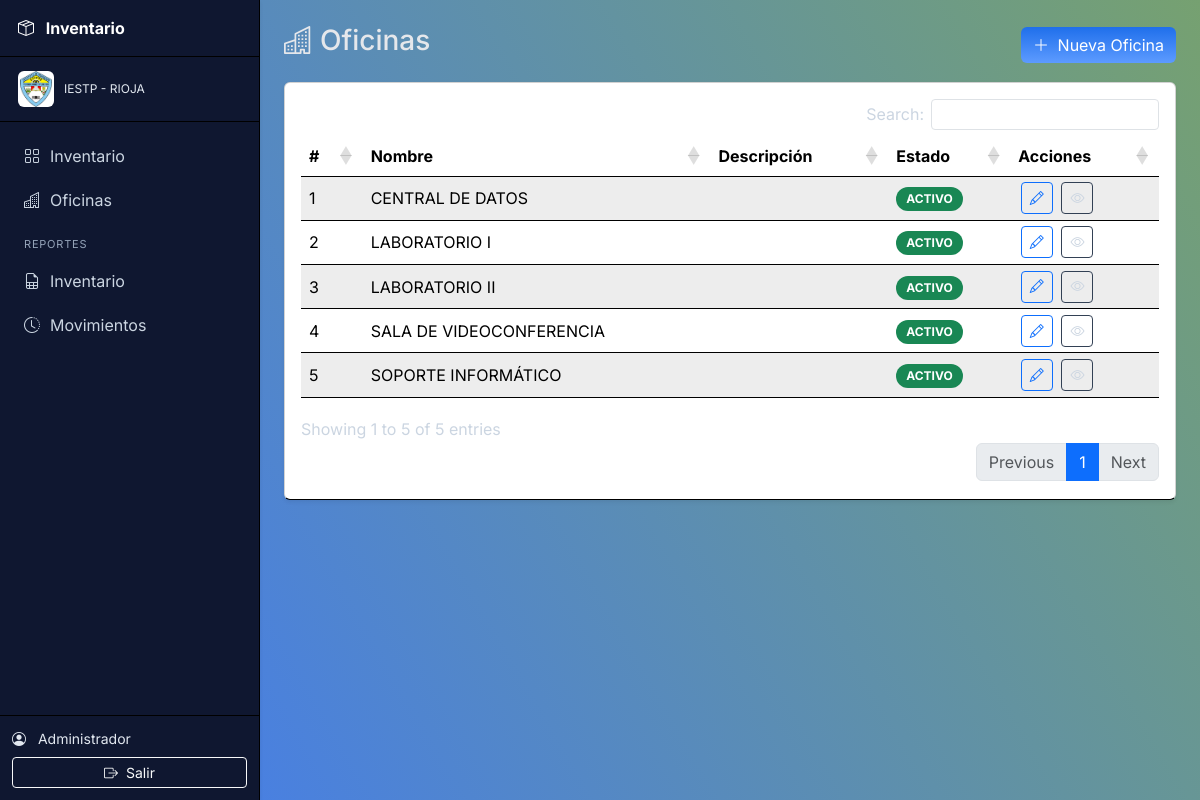
The app's page /inventory-mvc/public/?controller=office&action=index (signed in) with its own data.
### tables this page shows
CREATE TABLE IF NOT EXISTS `oficinas` (
  `id` int(11) NOT NULL AUTO_INCREMENT,
  `nombre` varchar(100) NOT NULL,
  `descripcion` text DEFAULT NULL,
  `estado` tinyint(1) NOT NULL DEFAULT 1,
  `created_at` timestamp NOT NULL DEFAULT current_timestamp(),
  PRIMARY KEY (`id`)
);

### app/core/Controller.php (called while the page is built, shortened)
<?php
class Controller {
  protected function render($view, $data = []) {
    extract($data);
    $base = (require __DIR__.'/../config/config.php')['app']['base_url'];
    include __DIR__ . '/../views/layout/header.php';
    include __DIR__ . '/../views/' . $view . '.php';
    include __DIR__ . '/../views/layout/footer.php';
  }
}

### app/controllers/OfficeController.php (called while the page is built, shortened)
<?php
require_once __DIR__ . '/../core/Controller.php';
require_once __DIR__ . '/../models/Office.php';
class OfficeController extends Controller {
  public function index() {
    $of = new Office();
    $oficinas = $of->all();
    $this->render('office/index', ['oficinas' => $oficinas, 'csrf' => $this->csrfToken()]);
  }
}

### app/core/App.php (called while the page is built, shortened)
<?php
class App {
  public function run() {
    $action = $_GET['action'] ?? 'index';
    $obj = new $controllerClass();
    $obj->$action();
  }
}

### public/index.php (called while the page is built)
<?php
require_once __DIR__ . '/../app/core/App.php';
require_once __DIR__ . '/../app/core/Controller.php';
require_once __DIR__ . '/../app/core/Database.php';
$app = new App();
$app->run();

### app/config/config.php (called while the page is built)
<?php
return [
  'db' => [
    'host' => 'localhost',
    'port' => '3306',
    'name' => 'inventory_mvc',
    'user' => 'root',
    'pass' => '',
    'charset' => 'utf8mb4',
  ],
  'app' => [
    'base_url' => '/inventory-mvc/public',
  ],
  'company' => [
  'name' => 'IESTP - RIOJA',
  'logo' => '/inventory-mvc/public/assets/img/logo.png',
]
];

### app/core/Database.php (called while the page is built)
<?php
class Database {
  private static $instance = null;
  private $pdo;
  private function __construct($config) {
    $dsn = "mysql:host={$config['host']};port={$config['port']};dbname={$config['name']};charset={$config['charset']}";
    $options = [
      PDO::ATTR_ERRMODE => PDO::ERRMODE_EXCEPTION,
      PDO::ATTR_DEFAULT_FETCH_MODE => PDO::FETCH_ASSOC,
    ];
    $this->pdo = new PDO($dsn, $config['user'], $config['pass'], $options);
  }
  public static function getInstance() {
    if (self::$instance === null) {
      $cfg = require __DIR__ . '/../config/config.php';
      self::$instance = new Database($cfg['db']);
    }
    return self::$instance;
  }
  public function pdo() {
    return $this->pdo;
  }
}

### app/models/Office.php (called while the page is built, shortened)
<?php
require_once __DIR__ . '/../core/Database.php';
class Office {
  private $db;
  public function __construct() {
    $this->db = Database::getInstance()->pdo();
  }
  public function all() {
    $st = $this->db->query('SELECT * FROM oficinas ORDER BY nombre');
    return $st->fetchAll();
  }
}

### app/views/office/index.php (the view, shortened to what this page needs)
<?php
$cfg  = require __DIR__ . '/../../config/config.php';
$base = $cfg['app']['base_url'];
?>
<div class="d-flex justify-content-between align-items-center mb-3">
  <h3><i class="bi bi-buildings me-2"></i>Oficinas</h3>
  <button class="btn btn-primary" data-bs-toggle="modal" data-bs-target="#officeModal">
    <i class="bi bi-plus-lg me-1"></i> Nueva Oficina
  </button>
</div>
<div class="card p-3 shadow-sm">
  <div class="table-responsive">
    <table class="table table-striped table-hover datatable">
      <thead>
        <tr>
          <th>#</th>
          <th>Nombre</th>
          <th>Descripción</th>
          <th>Estado</th>
          <th>Acciones</th>
        </tr>
      </thead>
      <tbody>
        <?php foreach ($oficinas as $i => $row): ?>
        <tr>
          <td><?= $i+1 ?></td>
          <td><?= htmlspecialchars($row['nombre']) ?></td>
          <td><?= htmlspecialchars($row['descripcion']) ?></td>
          <td>
            <?php if ($row['estado']): ?>
              <span class="badge bg-success">ACTIVO</span>
            <?php else: ?>
              <span class="badge bg-danger">INACTIVO</span>
            <?php endif; ?>
          </td>
          <td class="d-flex gap-1">
            <a class="btn btn-sm btn-outline-primary"
               href="<?= $base ?>/?controller=office&action=edit&id=<?= $row['id'] ?>"
               title="Editar">
              <i class="bi bi-pencil"></i>
            </a>
            <a class="btn btn-sm btn-outline-secondary"
               href="<?= $base ?>/?controller=office&action=show&id=<?= $row['id'] ?>"
               title="Detalle">
              <i class="bi bi-eye"></i>
            </a>
          </td>
        </tr>
        <?php endforeach; ?>
      </tbody>
    </table>
  </div>
</div>

### public/assets/css/styles.css (style rules this page uses)
:root { --bg:#0b1020; --card:#001b06af; --muted:#7b8aa5; --primary:#1f6feb; --primary-2:#5d9bff; --light:#f8fafc; --border:#000000; --sidebar:#0f1730; }
* { box-sizing: border-box; }
html, body { height: 100%; }
body { font-family: 'Inter', system-ui, -apple-system, Segoe UI, Roboto, Arial, sans-serif; background: linear-gradient(240deg, #165f0d96, #417af5); color: #e5e7eb; }
.has-sidebar { display: flex; }
.card { color:#cbd5e1; border-bottom: 1px solid var(--border); background: #ffffff; }
.table { color:#1b1b1b; }
.table-striped>tbody>tr:nth-of-type(odd)>* { background: rgba(255,255,255,.02); color: #e5e7eb; }
.table thead th { color:#0f0f0f; border-bottom: 1px solid var(--border); background: #ffffff; }
.table td, .table th { border-color: var(--border) !important; }
.badge { border-radius: 999px; padding: 6px 10px; }
.table, .table thead th, .table tbody td, .table tfoot th, .table tfoot td { color: #000 !important; }
.table-striped > tbody > tr:nth-of-type(odd) > * { color: #000 !important; }
.btn-primary { background: linear-gradient(180deg, var(--primary), var(--primary-2)); border: 0; }
.btn-outline-secondary { color:#cbd5e1; border-color:#334155; }
.table > :not(caption) > * > * { vertical-align: middle !important; }
.table td.actions, .table tbody tr > td:last-child { white-space: nowrap; padding-top: .35rem; padding-bottom: .35rem; }
.table td.actions > *, .table tbody tr > td:last-child > * { margin: 0 !important; }
.table td.actions .btn, .table tbody tr > td:last-child .btn { display: inline-flex; align-items: center; justify-content: center; margin: 0 .15rem !important; }
.table td.actions .btn.btn-sm, .table tbody tr > td:last-child .btn.btn-sm { height: 32px; width: 32px; padding: 0; line-height: 1; }
.table { border-collapse: collapse !important; table-layout: auto; }
.table > :not(caption) > * > * { vertical-align: middle !important; padding-top: .5rem; padding-bottom: .5rem; border-bottom: 1px solid var(--border) !important; }
.table tbody tr { display: table-row !important; }
.table td.actions, .table tbody tr > td:last-child { white-space: nowrap; }
.table td.actions .btn, .table tbody tr > td:last-child .btn { display: inline-flex; align-items: center; justify-content: center; margin: 0 .15rem; line-height: 1; }
.table td.actions .btn.btn-sm, .table tbody tr > td:last-child .btn.btn-sm { height: 32px; width: 32px; padding: 0; }
.table-striped > tbody > tr:nth-of-type(odd) { background-color: rgba(0,0,0,.02); }
.table-striped > tbody > tr:nth-of-type(odd) > * { background: transparent !important; }

### records on screen
oficinas: nombre "CENTRAL DE DATOS", estado "ACTIVO"
oficinas: nombre "LABORATORIO I", estado "ACTIVO"
oficinas: nombre "LABORATORIO II", estado "ACTIVO"
oficinas: nombre "SALA DE VIDEOCONFERENCIA", estado "ACTIVO"
oficinas: nombre "SOPORTE INFORMÁTICO", estado "ACTIVO"

### other values on screen
$company "IESTP - RIOJA"
$_SESSION['user']['nombre'] "Administrador"
